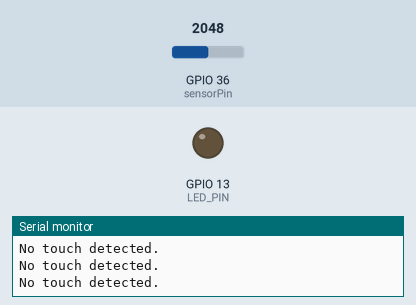
This program was run on a simulated ESP32. Parts: output pins drawn as LEDs (lit = HIGH), the last lines printed to the serial monitor. The inputs (shaded band) are chosen by the test bench; at power-on: GPIO 36 (sensorPin) = 2048.

Above: at 1.2 s.
1.3 s: GPIO 36 (sensorPin) set to 4095
At 2.3 s:
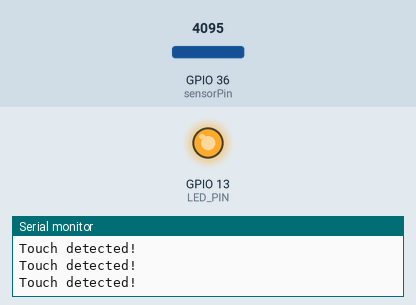
2.8 s: GPIO 36 (sensorPin) set to 3603
At 3.7 s:
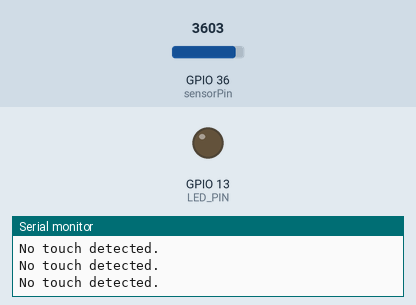
Timing chart, 0 to 5.8 s (numbered marks = the images above; inputs shaded):
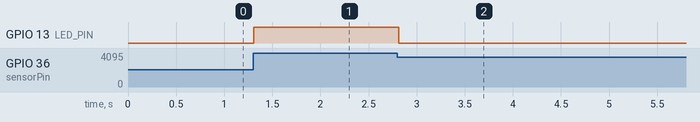

The program:

main.cpp
```cpp
/*#include <Arduino.h>

// put function declarations here:
int myFunction(int, int);

void setup() {
  // put your setup code here, to run once:
  int result = myFunction(2, 3);
}

void loop() {
  // put your main code here, to run repeatedly:
}

// put function definitions here:
int myFunction(int x, int y) {
  return x + y;
}

*/
```

potentiometer.cpp
```cpp
/*
#include <Arduino.h>

//Put your potentiometer pin assignment here
const int sensorPin = A0;

void setup() {
  Serial.begin(115200);
}

void loop() {
Serial.println(analogRead(sensorPin));

  delay(50);
}
  */
```

touch.cpp
```cpp
#include <Arduino.h>

#define LED_PIN 13 // this code is defining what pin the LED we are going to use it oim9
//Put your potentiometer pin assignment here
const int sensorPin = A0; //This code is assigning the analog pin A0 to be a sensot input oim9

void setup() {
    pinMode(LED_PIN, OUTPUT);
  Serial.begin(115200);
}

void loop() {
    if (analogRead(sensorPin) == 4095) {
        Serial.println("Touch detected!");
        digitalWrite(LED_PIN, HIGH); // Turn LED on oim9
    } else {
        Serial.println("No touch detected.");
        digitalWrite(LED_PIN, LOW); // Turn LED off oim9
    }
    delay(50);
}
```

voltage.cpp
```cpp
/*
#include <Arduino.h>

// function prototype
int voltage(float analogvalue);
int sensorValue; // this code initiates a variable sensorValue oim9
float sensorVoltage;  // this code initiates a variable sensorVoltage oim9

// Put your potentiometer pin assignment here;
const int sensorPin = A0;

void setup() {
    Serial.begin(115200);
}

void loop() {
    sensorValue = analogRead(sensorPin); // this code is reading the alaog value from the analog pin and storing it as a varaible oim9
    sensorVoltage = sensorValue * (3.3 / 4095.0); // This code converts the analog read value to a voltage using some conversion factors oim9
    Serial.println(sensorVoltage);
    delay(75); // this code delays the printing of each sensor reading my 75 ms oim9
}

// function to calculate output voltage
int voltage(float analogvalue){
    int voltage;
    //analogRead(sensorPin); gives us 0-4095 values
    //use the formula (Analog value*Reference voltage) / (Sensor Resolution) to calculate the output voltage
    return voltage;
}

*/
```

Measured:
- after the input at 1.3 s, GPIO 13 (LED_PIN): LOW → HIGH at once
- after the input at 2.8 s, GPIO 13 (LED_PIN): HIGH → LOW at once
